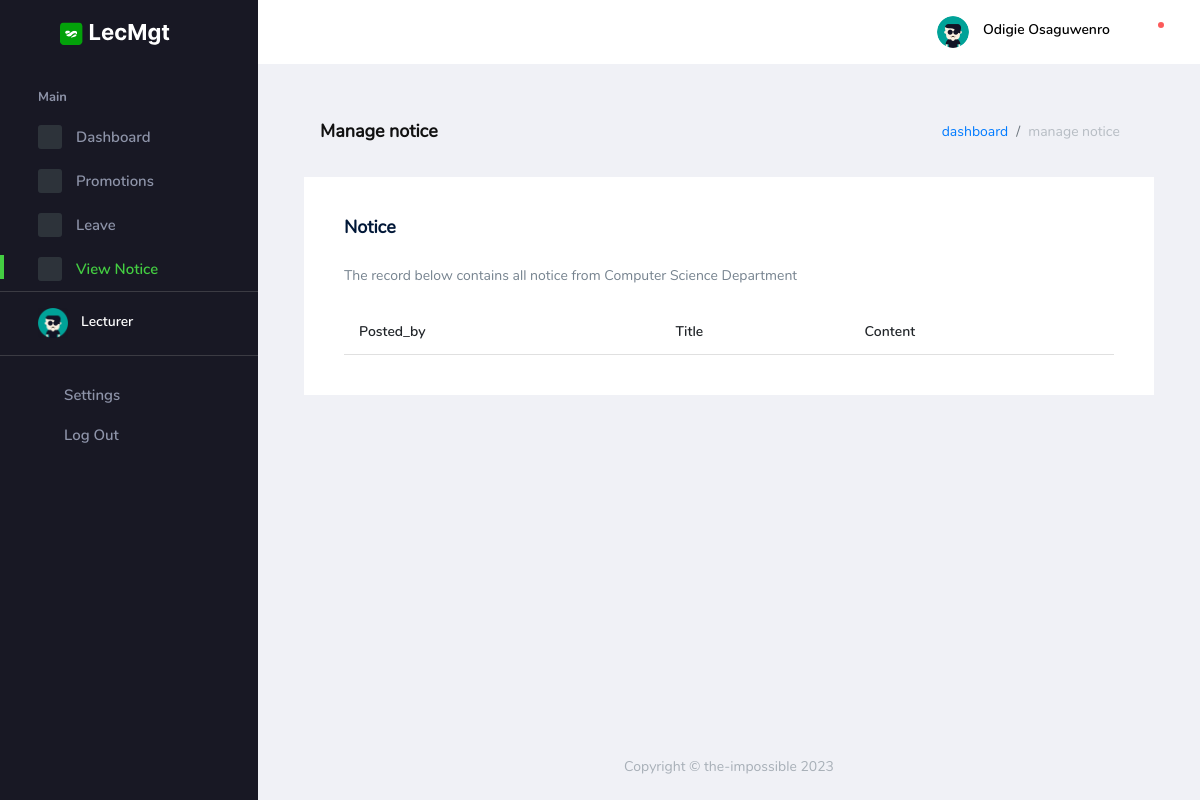
The app's page /auth/manage_notice (signed in), older data.
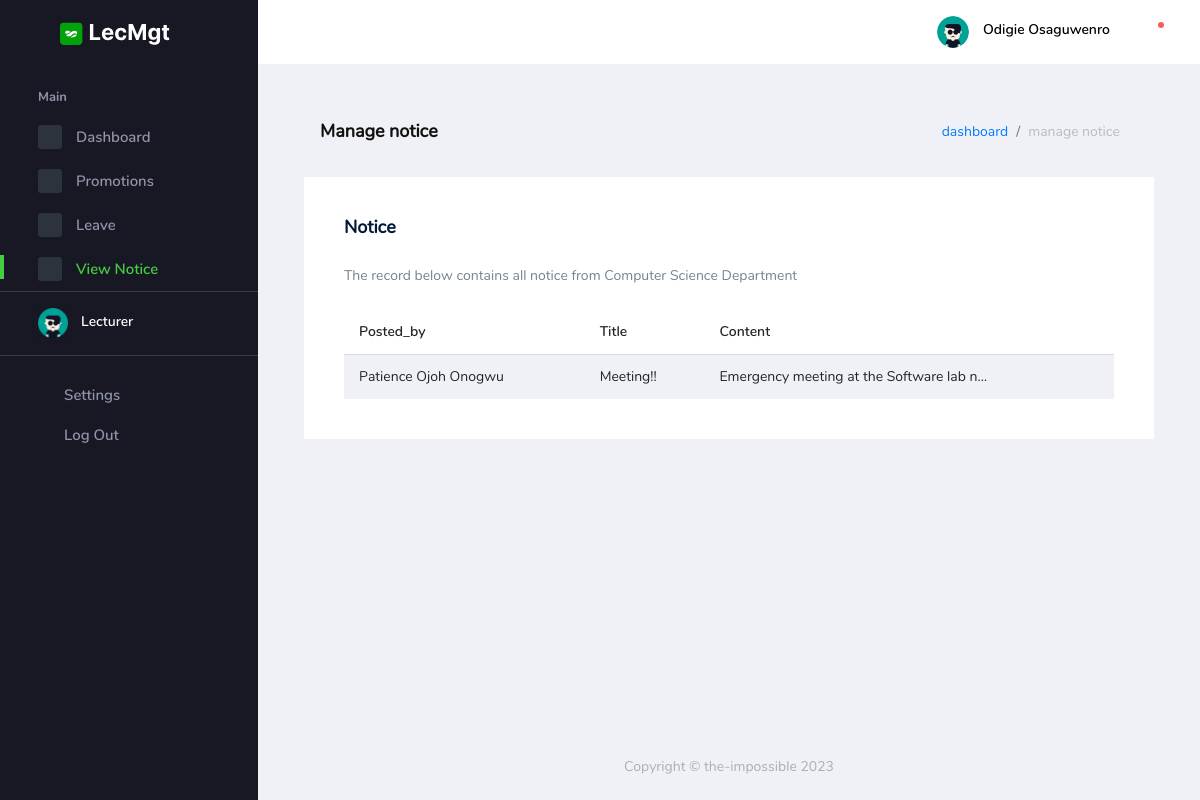
The same page, newer data.
### lecMgt_auth/models.py (models this page shows, shortened)
class User(AbstractBaseUser, PermissionsMixin):
    user_id = models.UUIDField(
        default=uuid.uuid4, primary_key=True, unique=True, editable=False)
    email = models.CharField(max_length=100, db_index=True,
                             unique=True, verbose_name='email address', blank=True)
    name = models.CharField(
        max_length=100, db_index=True, blank=True, null=True)
    pics = models.ImageField(
        default='img/user.png', upload_to='uploads/', null=True)
    department = models.ForeignKey(
        Department, on_delete=models.CASCADE, blank=True, null=True,)
    date_joined = models.DateTimeField(
        verbose_name='date_joined', auto_now_add=True)
    last_login = models.DateTimeField(
        verbose_name='last_login', auto_now=True, null=True)
    is_active = models.BooleanField(default=True)
    is_staff = models.BooleanField(default=False)
    is_dept = models.BooleanField(default=False)
    is_central = models.BooleanField(default=False)
    is_dean = models.BooleanField(default=False)
    is_hod = models.BooleanField(default=False)
    is_superuser = models.BooleanField(default=False)
    USERNAME_FIELD = 'email'
    REQUIRED_FIELDS = ['name',]
    objects = UserManager()
    class Meta:
        db_table = 'Users'
        verbose_name_plural = 'Users'

class Department(models.Model):
    dept_id = models.UUIDField(
        default=uuid.uuid4, primary_key=True, unique=True, editable=False)
    dept_title = models.CharField(max_length=50, unique=True)
    def __str__(self):
        return self.dept_title
    class Meta:
        db_table = 'Department'
        verbose_name_plural = 'Departments'

class Notice(models.Model):
    notice_id = models.UUIDField(
        default=uuid.uuid4, primary_key=True, unique=True, editable=False)
    notice_title = models.CharField(max_length=50, unique=True)
    notice_detail = models.TextField(blank=True, null=True)
    posted_by = models.ForeignKey(
        User, on_delete=models.CASCADE, blank=True, null=True)
    created = models.DateTimeField(
        verbose_name='date_created', auto_now_add=True)
    class Meta:
        db_table = 'Notice'
        verbose_name_plural = 'Notice'

### lecMgt_auth/views.py (the view, shortened to what this page needs)
# urls.py: path('manage_notice', ManageNotice.as_view(), name="manage_notice"),
class ManageNotice(LoginRequiredMixin, ListView):
    template_name = 'backend/auth/notice/manage_notice.html'
    def get_queryset(self):
        return Notice.objects.all().order_by('-created')

### Templates/backend/auth/notice/manage_notice.html (shortened to what this page needs)
{% extends 'base.html' %}
{% load crispy_forms_tags %}
{% load static %}
{% block head %}{% include 'partials/auth_head.html' %}{% endblock head %}
{% block body %}
    <div class="container-scroller">
    {% block nav %}{% include 'partials/auth_nav.html' %}{% endblock nav %}
      <div class="container-fluid page-body-wrapper">
        {% include 'partials/auth_sidebar.html' %}
        <div class="main-panel">
          <div class="content-wrapper">
            <div class="page-header">
              <h3 class="page-title"> Manage notice </h3>
              <nav aria-label="breadcrumb">
                <ol class="breadcrumb">
                  <li class="breadcrumb-item"><a href="{% url 'auth:dashboard' %}">dashboard</a></li>
                  <li class="breadcrumb-item active" aria-current="page">manage notice</li>
                </ol>
              </nav>
            </div>
            <div class="row">
              <div class="col-lg-12 grid-margin stretch-card">
                <div class="card">
                  <div class="card-body">
                    <h4 class="card-title">Notice</h4>
                    <p class="card-description"> The record below contains all notice from {{ request.user.department }}
                    </p>
                    <table class="table table-striped table-hover">
                      <thead>
                        <tr>
                          <th> Posted_by </th>
                          <th> Title </th>
                          <th> Content </th>
                        </tr>
                      </thead>
                      <tbody>
                        {% for object in object_list %}
                          <td> {{ object.posted_by.name}} </td>
                          <td>
                             {{ object.notice_title}}</td>
                          <td>
                            <a style="cursor: pointer;" data-toggle="modal" data-target="#detailsModal{{forloop.counter}}">
                              {{ object.notice_detail|truncatechars:40 }}
                            </a>
                          </td>
                        {% endfor %}
                      </tbody>
                    </table>
                  </div>
                </div>
              </div>
            </div>
          </div>
          {% block footer %}{% include 'partials/auth_footer.html' %}{% endblock footer %}
        </div>
      </div>
    </div>
  {% endblock %}

### Templates/base.html (shortened to what this page needs)
<!DOCTYPE html>
<html lang="en">
	<head>
    	{% block head %} {% endblock %}
	</head>
	<body>
	{% block body %}{% endblock %}
	</body>
</html>

### Templates/partials/auth_head.html (shortened to what this page needs)
{% load static %}
<link rel="stylesheet" href="{% static 'auth/assets/vendors/mdi/css/materialdesignicons.min.css' %}">
<link rel="stylesheet" href="{% static 'auth/assets/vendors/flag-icon-css/css/flag-icon.min.css' %}">
<link rel="stylesheet" href="{% static 'auth/assets/vendors/css/vendor.bundle.base.css' %}">
<link rel="stylesheet" href="{% static 'auth/assets/vendors/font-awesome/css/font-awesome.min.css' %}" />
<link rel="stylesheet" href="{% static 'auth/assets/vendors/bootstrap-datepicker/bootstrap-datepicker.min.css' %}">
<link rel="stylesheet" href="{% static 'auth/assets/css/style.css' %}">

### Templates/partials/auth_nav.html (shortened to what this page needs)
{% load static %}
<nav class="navbar default-layout-navbar col-lg-12 col-12 p-0 fixed-top d-flex flex-row">
    <div class="text-center navbar-brand-wrapper d-flex align-items-center justify-content-center">
      <a class="navbar-brand brand-logo" href="{% url 'basic:home' %}"><img src="{% static 'auth/assets/images/logo.svg' %}" alt="logo" /></a>
    </div>
    <div class="navbar-menu-wrapper d-flex align-items-stretch">
      <button class="navbar-toggler navbar-toggler align-self-center" type="button" data-toggle="minimize">
        <span class="mdi mdi-menu"></span>
      </button>
      <ul class="navbar-nav navbar-nav-right">
        <li class="nav-item nav-profile dropdown">
          <a class="nav-link dropdown-toggle" id="profileDropdown" href="#" data-toggle="dropdown" aria-expanded="false">
            <div class="nav-profile-img">
              <img src="{{ request.user.pics.url }}" alt="image">
            </div>
            <div class="nav-profile-text">
              <p class="mb-1 text-black">{{request.user.name}}</p>
            </div>
          </a>
        </li>
        <li class="nav-item dropdown">
          <a class="nav-link count-indicator dropdown-toggle" id="notificationDropdown" href="#" data-toggle="dropdown">
            <i class="mdi mdi-bell-outline"></i>
            <span class="count-symbol bg-danger"></span>
          </a>
        </li>
      </ul>
    </div>
  </nav>

### Templates/partials/auth_sidebar.html (shortened to what this page needs)
{% load static %}
<nav class="sidebar sidebar-offcanvas" id="sidebar">
  <ul class="nav">
    <li class="nav-item nav-category">Main</li>
    <li class="nav-item">
      <a class="nav-link" href="{% url 'auth:dashboard' %}">
        <span class="icon-bg"><i class="mdi mdi-cube menu-icon"></i></span>
        <span class="menu-title">Dashboard</span>
      </a>
    </li>
    {% if request.user.is_staff %}
    <li class="nav-item">
      <a class="nav-link" data-toggle="collapse" href="#ui-basic" aria-expanded="false" aria-controls="ui-basic">
        <span class="icon-bg"><i class="mdi mdi-crosshairs-gps menu-icon"></i></span>
        <span class="menu-title">Accounts</span>
        <i class="menu-arrow"></i>
      </a>
      <div class="collapse" id="ui-basic">
        <ul class="nav flex-column sub-menu">
          <li class="nav-item"> <a class="nav-link" href="{% url 'auth:create_account' %}">Create Account</a></li>
          <li class="nav-item"> <a class="nav-link" href="{% url 'auth:manage_accounts' %}">Manage Accounts</a></li>
        </ul>
      </div>
    </li>
    <li class="nav-item">
      <a class="nav-link" href="pages/icons/mdi.html">
        <span class="icon-bg"><i class="mdi mdi-chart-bar menu-icon"></i></span>
        <span class="menu-title">Manage Promotions</span>
      </a>
    </li>
    {% else %}
    <li class="nav-item">
      <a class="nav-link" data-toggle="collapse" href="#ui-promotion" aria-expanded="false" aria-controls="ui-promotion">
        <span class="icon-bg"><i class="mdi mdi-contacts menu-icon"></i></span>
        <span class="menu-title">Promotions</span>
        <i class="menu-arrow"></i>
      </a>
    </li>
    <li class="nav-item">
      <a class="nav-link" data-toggle="collapse" href="#ui-leave" aria-expanded="false" aria-controls="ui-leave">
        <span class="icon-bg"><i class="mdi mdi-format-list-bulleted menu-icon"></i></span>
        <span class="menu-title">Leave</span>
        <i class="menu-arrow"></i>
      </a>
    </li>
    <li class="nav-item">
      <a class="nav-link" href="{% url 'auth:manage_notice' %}">
        <span class="icon-bg"><i class="mdi mdi-chart-bar menu-icon"></i></span>
        <span class="menu-title">View Notice</span>
      </a>
    </li>
    {% endif %}
    <li class="nav-item sidebar-user-actions">
      <div class="user-details">
        <div class="d-flex justify-content-between align-items-center">
          <div>
            <div class="d-flex align-items-center">
              <div class="sidebar-profile-img">
                <img src="{{ request.user.pics.url }}" width="30" alt="image">
              </div>
              <div class="sidebar-profile-text">
                <p class="mb-1">
                  {% if request.user.is_staff %}
                    System admin
                  {% elif request.user.is_central %}
                    Central admin
                    {% elif request.user.is_dean %}
                    Dean office
                    {% elif request.user.is_hod %}
                    HOD office
                    {% elif request.user.is_dept %}
                    Dept. Admin
                    {% else %}
                    Lecturer
                  {% endif %}
                </p>
              </div>
            </div>
          </div>
        </div>
      </div>
    </li>
    <li class="nav-item sidebar-user-actions">
      <div class="sidebar-user-menu">
        <a href="#" class="nav-link"><i class="mdi mdi-settings menu-icon"></i>
          <span class="menu-title">Settings</span>
        </a>
      </div>
    </li>
    <li class="nav-item sidebar-user-actions">
      <div class="sidebar-user-menu">
        <a data-toggle="modal" data-target="#basicModal" style="cursor: pointer;" class="nav-link"><i class="mdi mdi-logout menu-icon"></i>
          <span class="menu-title">Log Out</span></a>
      </div>
    </li>
  </ul>
</nav>

### Templates/partials/auth_footer.html
{% load static %}
<footer class="footer">
    <div class="footer-inner-wraper">
      <div class="d-sm-flex justify-content-center justify-content-sm-center">
        <span class="text-muted d-block text-center text-sm-center d-sm-inline-block">Copyright © the-impossible 2023</span>
      </div>
    </div>
</footer>

### Templates/partials/auth_script.html (shortened to what this page needs)
{% load static %}

Row changes from the older to the newer data that the page shows:
added Notice: posted_by.name "Patience Ojoh Onogwu", notice_title "Meeting!!", notice_detail "Emergency meeting at the Software lab n…"
